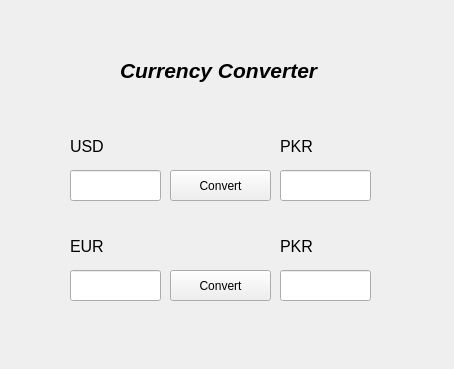
<?xml version="1.0" encoding="UTF-8"?>
<ui version="4.0">
 <class>Form</class>
 <widget class="QWidget" name="Form">
  <property name="geometry">
   <rect>
    <x>0</x>
    <y>0</y>
    <width>454</width>
    <height>369</height>
   </rect>
  </property>
  <property name="mouseTracking">
   <bool>false</bool>
  </property>
  <property name="tabletTracking">
   <bool>false</bool>
  </property>
  <property name="windowTitle">
   <string>Converter</string>
  </property>
  <widget class="QPushButton" name="pushButton">
   <property name="geometry">
    <rect>
     <x>170</x>
     <y>170</y>
     <width>101</width>
     <height>31</height>
    </rect>
   </property>
   <property name="styleSheet">
    <string notr="true">font: 75 10pt &quot;Arial&quot;;</string>
   </property>
   <property name="text">
    <string>Convert</string>
   </property>
   <property name="flat">
    <bool>false</bool>
   </property>
  </widget>
  <widget class="QLineEdit" name="lineEdit">
   <property name="geometry">
    <rect>
     <x>70</x>
     <y>170</y>
     <width>91</width>
     <height>31</height>
    </rect>
   </property>
  </widget>
  <widget class="QLineEdit" name="lineEdit_2">
   <property name="geometry">
    <rect>
     <x>280</x>
     <y>170</y>
     <width>91</width>
     <height>31</height>
    </rect>
   </property>
  </widget>
  <widget class="QLabel" name="label">
   <property name="geometry">
    <rect>
     <x>120</x>
     <y>50</y>
     <width>211</width>
     <height>41</height>
    </rect>
   </property>
   <property name="font">
    <font>
     <family>Arial</family>
     <pointsize>16</pointsize>
     <weight>75</weight>
     <italic>true</italic>
     <bold>true</bold>
    </font>
   </property>
   <property name="text">
    <string>Currency Converter</string>
   </property>
  </widget>
  <widget class="QLabel" name="label_3">
   <property name="geometry">
    <rect>
     <x>70</x>
     <y>140</y>
     <width>47</width>
     <height>13</height>
    </rect>
   </property>
   <property name="font">
    <font>
     <family>Arial</family>
     <pointsize>12</pointsize>
    </font>
   </property>
   <property name="text">
    <string>USD</string>
   </property>
  </widget>
  <widget class="QLabel" name="label_4">
   <property name="geometry">
    <rect>
     <x>280</x>
     <y>140</y>
     <width>47</width>
     <height>13</height>
    </rect>
   </property>
   <property name="font">
    <font>
     <family>Arial</family>
     <pointsize>12</pointsize>
    </font>
   </property>
   <property name="text">
    <string>PKR</string>
   </property>
  </widget>
  <widget class="QLineEdit" name="lineEdit_3">
   <property name="geometry">
    <rect>
     <x>70</x>
     <y>270</y>
     <width>91</width>
     <height>31</height>
    </rect>
   </property>
  </widget>
  <widget class="QLabel" name="label_5">
   <property name="geometry">
    <rect>
     <x>280</x>
     <y>240</y>
     <width>47</width>
     <height>13</height>
    </rect>
   </property>
   <property name="font">
    <font>
     <family>Arial</family>
     <pointsize>12</pointsize>
    </font>
   </property>
   <property name="text">
    <string>PKR</string>
   </property>
  </widget>
  <widget class="QPushButton" name="pushButton_2">
   <property name="geometry">
    <rect>
     <x>170</x>
     <y>270</y>
     <width>101</width>
     <height>31</height>
    </rect>
   </property>
   <property name="styleSheet">
    <string notr="true">font: 75 10pt &quot;Arial&quot;;</string>
   </property>
   <property name="text">
    <string>Convert</string>
   </property>
   <property name="flat">
    <bool>false</bool>
   </property>
  </widget>
  <widget class="QLabel" name="label_6">
   <property name="geometry">
    <rect>
     <x>70</x>
     <y>240</y>
     <width>47</width>
     <height>13</height>
    </rect>
   </property>
   <property name="font">
    <font>
     <family>Arial</family>
     <pointsize>12</pointsize>
    </font>
   </property>
   <property name="text">
    <string>EUR</string>
   </property>
  </widget>
  <widget class="QLineEdit" name="lineEdit_4">
   <property name="geometry">
    <rect>
     <x>280</x>
     <y>270</y>
     <width>91</width>
     <height>31</height>
    </rect>
   </property>
  </widget>
 </widget>
 <resources/>
 <connections/>
</ui>
